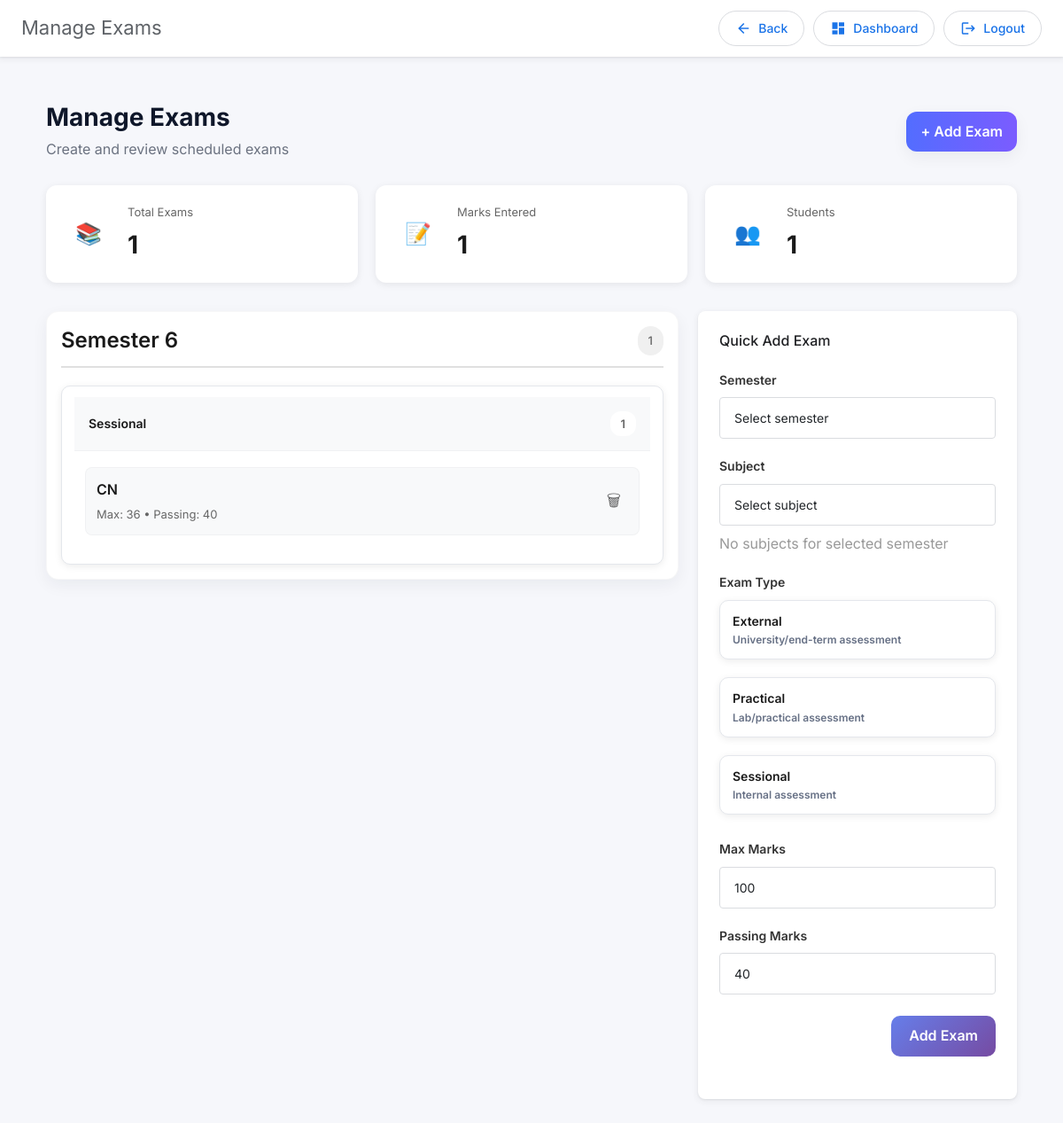
Screenshot of /admin_app/admin_dashboard/manage_exams/ (signed in) with the database file from the repository.
### admin_app/models.py (models this page shows, shortened)
class ExamSchedule(models.Model):
    STATUS_CHOICES = [
        ('scheduled', 'Scheduled'),
        ('completed', 'Completed'),
        ('cancelled', 'Cancelled'),
        ('rescheduled', 'Rescheduled'),
    ]
    subject = models.ForeignKey(Subject, on_delete=models.PROTECT, related_name='exam_schedules')
    exam_type = models.ForeignKey(ExamType, on_delete=models.PROTECT, related_name='exam_schedules')
    academic_year = models.CharField(max_length=10)  # e.g., "2025-26"
    exam_date = models.DateField()
    start_time = models.TimeField()
    end_time = models.TimeField()
    duration_minutes = models.IntegerField()
    max_marks = models.IntegerField(default=100)
    passing_marks = models.IntegerField(default=40)
    room_number = models.CharField(max_length=20, blank=True, null=True)
    invigilator = models.ForeignKey(Faculty, on_delete=models.SET_NULL, null=True, blank=True, related_name='invigilated_exams')
    status = models.CharField(max_length=20, choices=STATUS_CHOICES, default='scheduled')
    created_at = models.DateTimeField(auto_now_add=True)
    class Meta:
        ordering = ['exam_date', 'start_time', 'subject']
        unique_together = ['subject', 'exam_type', 'academic_year']

class ExamType(models.Model):
    name = models.CharField(max_length=50, unique=True)  # Regular, Remedial, External
    description = models.TextField(blank=True)
    is_mandatory = models.BooleanField(default=True)

class Subject(models.Model):
    code = models.CharField(max_length=20, unique=True)   # e.g., "23CE610"
    name = models.CharField(max_length=200, unique=True)  # e.g., "ADVANCED COMPUTER ARCHITECTURE"
    credits = models.IntegerField(default=4)
    semester = models.IntegerField(choices=[(i, f"Semester {i}") for i in range(1, 9)])
    is_elective = models.BooleanField(default=False)
    department = models.ForeignKey(Department, on_delete=models.PROTECT, related_name='subjects')
    syllabus_url = models.URLField(blank=True, null=True)
    created_at = models.DateTimeField(auto_now_add=True)
    class Meta:
        ordering = ['semester', 'code']
        unique_together = ['code', 'department']

### admin_app/exam_views.py (the view)
# urls.py: path("admin_dashboard/manage_exams/", exam_views.manage_exams, name="manage_exams"),
@staff_member_required
def manage_exams(request):
    default_exam_types = [
        ("Sessional", "Internal assessment"),
        ("External", "University/end-term assessment"),
        ("Practical", "Lab/practical assessment"),
    ]
    if not ExamType.objects.exists():
        for name, description in default_exam_types:
            ExamType.objects.get_or_create(
                name=name,
                defaults={"description": description, "is_mandatory": True},
            )
    exams = ExamSchedule.objects.all().select_related('subject', 'exam_type').order_by('subject__semester', 'exam_type', 'subject__name')
    exams_by_semester = defaultdict(lambda: defaultdict(list))
    for exam in exams:
        exams_by_semester[exam.subject.semester][exam.exam_type.name].append(exam)
    total_exams = exams.count()
    total_marks_entered = ExamMarks.objects.filter(marks_obtained__isnull=False).count()
    total_students = Student.objects.count()
    exams_by_semester = {sem: dict(types) for sem, types in exams_by_semester.items()}
    semesters = sorted(exams_by_semester.keys()) if exams_by_semester else []
    semester_counts = {}
    for sem, types in exams_by_semester.items():
        total_count = sum(len(exams_list) for exams_list in types.values())
        semester_counts[sem] = {
            'total': total_count,
            'types': {exam_type: len(exams_list) for exam_type, exams_list in types.items()}
        }
    subjects = Subject.objects.all().order_by('name')
    exam_types = ExamType.objects.all().order_by('name')
    context = {
        'exams_by_semester': exams_by_semester,
        'semesters': semesters,
        'total_exams': total_exams,
        'total_marks_entered': total_marks_entered,
        'total_students': total_students,
        'subjects': subjects,
        'exam_types': exam_types,
        'semester_range': range(1, 9),
        'semester_counts': semester_counts,
    }
    return render(request, 'admin_app/manage_exams.html', context)

### student_app/templatetags/custom_filters.py (called while the page is built)
@register.filter(name='get_item')
def get_item(dictionary, key):
    if dictionary is None:
        return None
    if hasattr(dictionary, 'get'):
        return dictionary.get(key)
    return None

### admin_app/templates/admin_app/manage_exams.html (shortened to what this page needs)
{% extends "layout.html" %}
{% load custom_filters %}
{% block nav_title %}Manage Exams{% endblock %}
{% block container %}
<div class="exam-management-container">
    <div class="page-header">
        <div>
            <h1>Manage Exams</h1>
            <div class="subtitle">Create and review scheduled exams</div>
        </div>
        <div>
            <button class="btn-add-exam" onclick="showAddExamModal()">+ Add Exam</button>
        </div>
    </div>
    <div class="stats-grid">
        <div class="stat-card">
            <div class="stat-icon">📚</div>
            <div>
                <div class="stat-label">Total Exams</div>
                <div class="stat-value">{{ total_exams }}</div>
            </div>
        </div>
        <div class="stat-card">
            <div class="stat-icon">📝</div>
            <div>
                <div class="stat-label">Marks Entered</div>
                <div class="stat-value">{{ total_marks_entered }}</div>
            </div>
        </div>
        <div class="stat-card">
            <div class="stat-icon">👥</div>
            <div>
                <div class="stat-label">Students</div>
                <div class="stat-value">{{ total_students }}</div>
            </div>
        </div>
    </div>
    <div class="layout-row">
        <div class="main-col">
            {% for sem in semesters %}
                <section class="semester-section">
                    <div class="semester-header">
                        <h2>Semester {{ sem }}</h2>
                        <div class="exam-count">{{ semester_counts|get_item:sem|get_item:'total' }}</div>
                    </div>
                    <div class="exam-types-grid">
                        {% with sem_dict=exams_by_semester|get_item:sem %}
                        {% for exam_type, exams_list in sem_dict.items %}
                            <div class="exam-type-card {{ exam_type|slugify }}">
                                <div class="exam-type-header">
                                    <div class="exam-type-title">{{ exam_type }}</div>
                                    <div class="exam-badge">{{ exams_list|length }}</div>
                                </div>
                                <div class="exam-list">
                                    {% for exam in exams_list %}
                                        <div class="exam-item">
                                            <div class="exam-info">
                                                <div class="exam-subject">{{ exam.subject.name }}</div>
                                                <div class="exam-marks">Max: {{ exam.max_marks }} • Passing: {{ exam.passing_marks }}</div>
                                            </div>
                                            <div class="exam-actions">
                                                <button class="btn-delete" onclick="deleteExam({{ exam.id }}, '{{ exam.subject.name|escapejs }}')">🗑</button>
                                            </div>
                                        </div>
                                    {% empty %}
                                        <div class="no-exams">No exams scheduled for this type.</div>
                                    {% endfor %}
                                </div>
                            </div>
                        {% endfor %}
                        {% endwith %}
                    </div>
                </section>
            {% empty %}
                <div class="empty-state">
                    <div class="empty-icon">📭</div>
                    <h3>No exams scheduled</h3>
                    <p>Use the Add Exam button to create the first exam.</p>
                </div>
            {% endfor %}
        </div>
        <aside>
            <div class="card">
                <div class="card-body">
                    <h3 class="card-title">Quick Add Exam</h3>
                    <form method="post" action="{% url 'admin_app:add_exam' %}">
                        <div class="form-group">
                            <label>Semester</label>
                            <select id="examSemesterSelect" name="semester" class="form-control">
                                <option value="">Select semester</option>
                            </select>
                        </div>
                        <div class="form-group">
                            <label>Subject</label>
                            <select id="examSubjectSelect" name="subject" class="form-control">
                                <option value="">Select subject</option>
                            </select>
                            <div id="noExamSubjectsMsg" style="display:none;margin-top:8px;color:#999">No subjects for selected semester</div>
                        </div>
                        <div class="form-group">
                            <label>Exam Type</label>
                            <div class="exam-type-options">
                                {% for et in exam_types %}
                                    <label class="exam-type-card">
                                        <input type="radio" name="exam_type" value="{{ et.id }}"> <div class="exam-type-title">{{ et.name }}</div>
                                        <div class="exam-type-desc">{{ et.description }}</div>
                                    </label>
                                {% endfor %}
                            </div>
                        </div>
                        <div class="form-group">
                            <label>Max Marks</label>
                            <input class="form-control" type="number" name="max_marks" value="100" />
                        </div>
                        <div class="form-group">
                            <label>Passing Marks</label>
                            <input class="form-control" type="number" name="passing_marks" value="40" />
                        </div>
                        <div class="modal-actions">
                            <button type="submit" class="btn-submit">Add Exam</button>
                        </div>
                    </form>
                </div>
            </div>
        </aside>
    </div>
</div>
{% endblock %}

### rows the page displays
ExamSchedule: name "Sessional", exams_list "1", subject.name "CN", max_marks "36", passing_marks "40"
ExamType: name "External", description "University/end-term assessment"
ExamType: name "Practical", description "Lab/practical assessment"
ExamType: name "Sessional", description "Internal assessment"

### other values shown
{{ total_exams }} "1"
{{ total_marks_entered }} "1"
{{ total_students }} "1"
{{ sem }} "6"
{{ semester_counts|get_item:sem|get_item:'total' }} "1"
